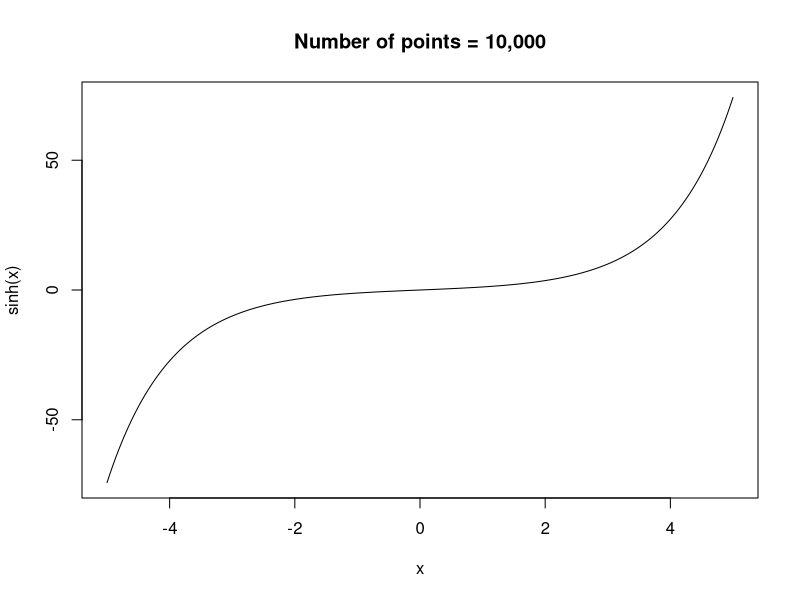

R code for this plot:
#sinh(x)
n <- 10000

x <- c(0:n)
x <- (x - median(x))
range(x)
x <- x/1000
range(x)

y <- sinh(x)

plot(y~x, type = "l", xlab = "x", ylab = "sinh(x)", main = "Number of points = 10,000")

